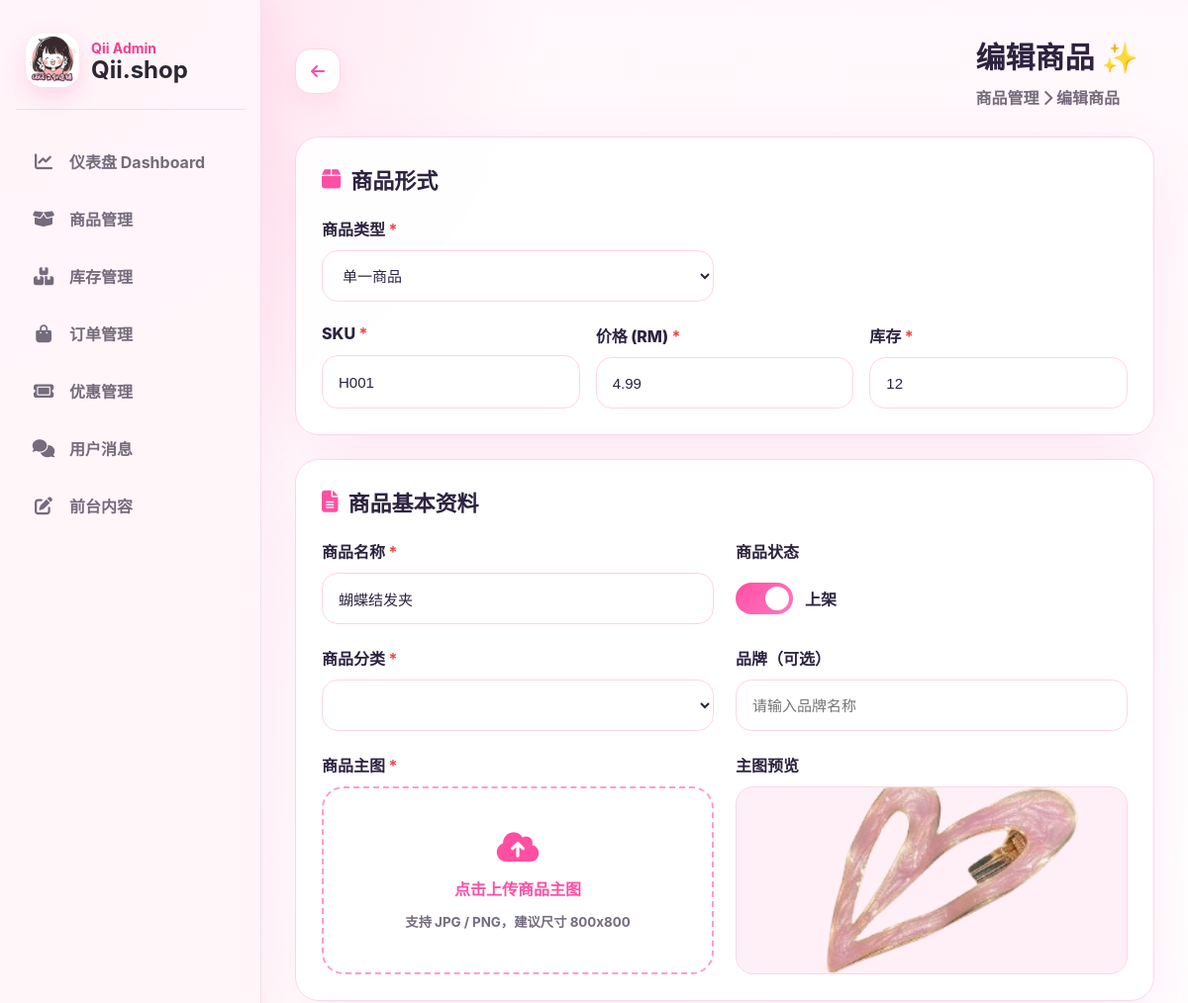
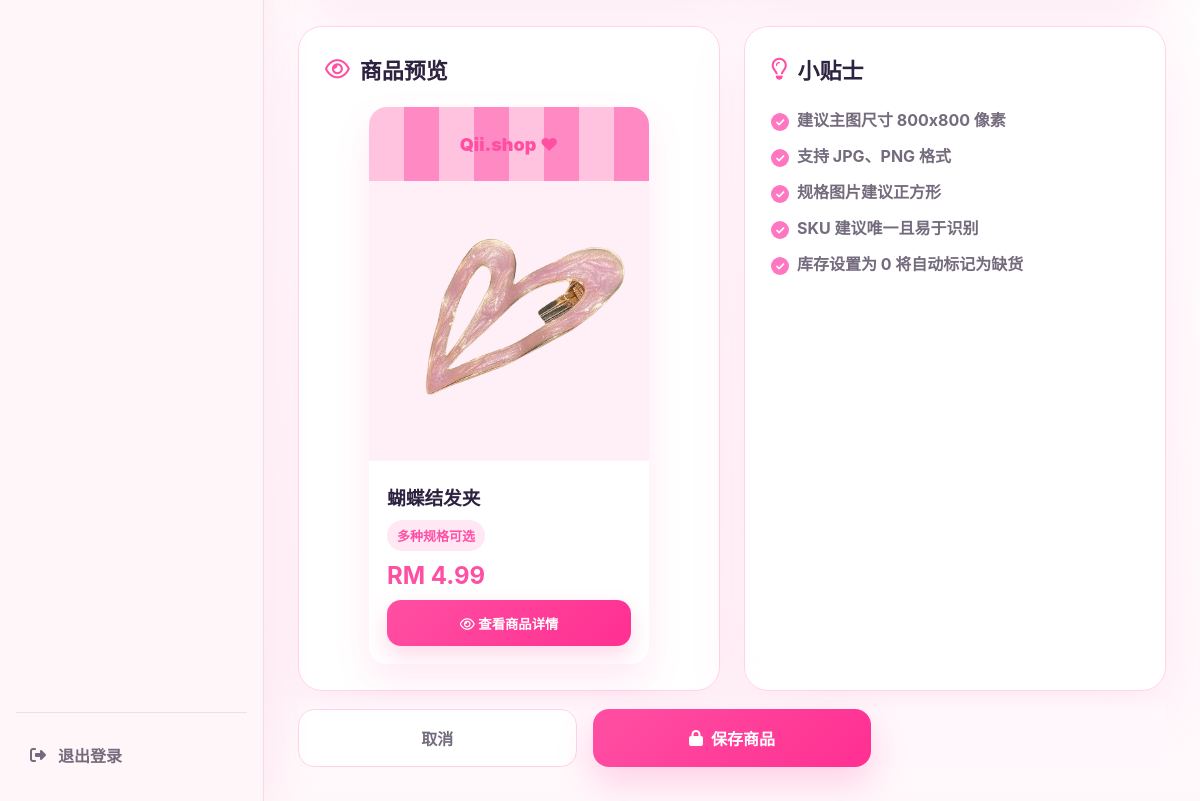
Page /a9sd8f7sd9f_admin/product_editor.php?id=5 (signed in) on the committed database (2 pictures, top to bottom).
### tables this page shows
CREATE TABLE IF NOT EXISTS products (
  id INT AUTO_INCREMENT PRIMARY KEY,
  sku VARCHAR(100) NULL,
  name VARCHAR(255) NOT NULL,
  price DECIMAL(10,2) NOT NULL DEFAULT 0.00,
  stock INT NOT NULL DEFAULT 0,
  warning_level INT NOT NULL DEFAULT 5,
  category VARCHAR(80) NOT NULL DEFAULT 'phone',
  image_url VARCHAR(255) NULL,
  has_variant TINYINT(1) NOT NULL DEFAULT 0,
  sort_order INT NOT NULL DEFAULT 0,
  created_at DATETIME NOT NULL DEFAULT CURRENT_TIMESTAMP,
  updated_at DATETIME NULL DEFAULT NULL ON UPDATE CURRENT_TIMESTAMP,
  KEY idx_products_category (category),
  KEY idx_products_sku (sku)
);

### a9sd8f7sd9f_admin/product_editor.php (the view, shortened to what this page needs)
<?php
require_once __DIR__ . '/config.php';
$categoryRows = qii_categories($pdo);
$categories = array_map(fn($row) => $row['name'], $categoryRows);
function qii_text($text) {
    $text = (string)$text;
    if ($text === '') return '';
    return $text;
}
function asset_url(?string $path): string {
    $path = trim((string)$path);
    return '../' . ltrim($path, '/');
}
$id = (int)($_GET['id'] ?? 0);
$product = [
    'id' => 0,
    'sku' => '',
    'name' => '',
    'price' => '0.00',
    'stock' => 0,
    'warning_level' => 5,
    'category' => 'phone',
    'brand' => '',
    'status' => 'active',
    'image_url' => '',
];
$variants = [];
if ($id > 0) {
    $stmt = $pdo->prepare("SELECT * FROM products WHERE id=? LIMIT 1");
    $stmt->execute([$id]);
    $found = $stmt->fetch(PDO::FETCH_ASSOC);
    if ($found) $product = array_merge($product, $found);
    $stmt = $pdo->prepare("
        SELECT v.*
        FROM product_variants v
        INNER JOIN product_groups g ON g.id = v.group_id
        WHERE g.product_id=?
        ORDER BY v.sort_order ASC, v.id ASC
    ");
    $stmt->execute([$id]);
    $variants = $stmt->fetchAll(PDO::FETCH_ASSOC);
}
if (!$variants) {
    $variants = [[
        'id' => 0,
        'variant_name' => '',
        'sku' => $product['sku'] ? $product['sku'] . '-01' : '',
        'price' => $product['price'] ?? '0.00',
        'stock' => $product['stock'] ?? 0,
        'image_url' => '',
    ]];
}
$initialProductType = ((int)($product['has_variant'] ?? 0) === 1 || ($id > 0 && count($variants) > 1)) ? 'variant' : 'single';
$isEdit = (int)$product['id'] > 0;
$selectedProductType = ($_POST['product_type'] ?? $initialProductType) === 'variant' ? 'variant' : 'single';
?>
<!DOCTYPE html>
<html lang="zh-CN">
<head>
  <link rel="stylesheet" href="https://cdnjs.cloudflare.com/ajax/libs/font-awesome/6.5.0/css/all.min.css">
  <link rel="stylesheet" href="css/product_admin.css?v=20260604">
</head>
<body>
<?php include 'includes/admin_header.php'; ?>
<main class="main product-editor-page">
  <header class="editor-topbar">
    <a href="product.php" class="back-link"><i class="fa-solid fa-arrow-left"></i></a>
    <div>
      <h1><?= $isEdit ? '编辑商品' : '新增商品' ?> ✨</h1>
      <p>商品管理 <i class="fa-solid fa-chevron-right"></i> <?= $isEdit ? '编辑商品' : '新增商品' ?></p>
    </div>
  </header>
  <form method="post" enctype="multipart/form-data" id="productEditorForm" data-product-form data-product-type-value="<?= htmlspecialchars($selectedProductType) ?>">
    <section class="editor-card product-type-card">
      <h2><i class="fa-solid fa-box"></i> 商品形式</h2>
      <div class="form-grid">
        <label class="field">
          <span>商品类型 <b>*</b></span>
          <select name="product_type" data-product-type>
            <option value="single" <?= $selectedProductType === 'single' ? 'selected' : '' ?>>单一商品</option>
          </select>
        </label>
        <div class="single-product-fields" data-single-fields>
          <label class="field">
            <span>SKU <b>*</b></span>
            <input data-preview-variant name="single_sku" value="<?= htmlspecialchars($_POST['single_sku'] ?? ($product['sku'] ?? '')) ?>" placeholder="例如 A001">
          </label>
          <label class="field">
            <span>价格 (RM) <b>*</b></span>
            <input data-preview-price name="single_price" type="number" step="0.01" value="<?= htmlspecialchars($_POST['single_price'] ?? ($product['price'] ?? '0.00')) ?>" placeholder="0.00">
          </label>
          <label class="field">
            <span>库存 <b>*</b></span>
            <input name="single_stock" type="number" value="<?= htmlspecialchars($_POST['single_stock'] ?? ($product['stock'] ?? 0)) ?>" placeholder="0">
          </label>
        </div>
      </div>
    </section>
    <div class="editor-layout">
      <div class="editor-main">
        <section class="editor-card">
          <h2><i class="fa-solid fa-file-lines"></i> 商品基本资料</h2>
          <div class="form-grid">
            <label class="field wide">
              <span>商品名称 <b>*</b></span>
              <input data-preview-name name="name" value="<?= htmlspecialchars(qii_text($product['name'] ?? '')) ?>" placeholder="请输入商品名称" required>
            </label>
            <label class="field">
              <span>商品状态</span>
              <span class="switch-line"><input type="checkbox" name="status" <?= ($product['status'] ?? 'active') === 'active' ? 'checked' : '' ?>><i></i> 上架</span>
            </label>
            <label class="field">
              <span>商品分类 <b>*</b></span>
              <select data-preview-category name="category" required>
              </select>
            </label>
            <label class="field">
              <span>品牌（可选）</span>
              <input name="brand" value="<?= htmlspecialchars($product['brand'] ?? '') ?>" placeholder="请输入品牌名称">
            </label>
            <label class="upload-field wide">
              <span>商品主图 <b>*</b></span>
              <div class="upload-box">
                <i class="fa-solid fa-cloud-arrow-up"></i>
                <strong>点击上传商品主图</strong>
                <small>支持 JPG / PNG，建议尺寸 800x800</small>
              </div>
            </label>
            <div class="image-preview-panel">
              <span>主图预览</span>
              <img id="mainPreview" src="<?= htmlspecialchars(asset_url($product['image_url'] ?? '')) ?>" alt="主图预览">
            </div>
          </div>
        </section>
      </div>
      <aside class="editor-side">
        <section class="preview-card">
          <h2><i class="fa-regular fa-eye"></i> 商品预览</h2>
          <div class="shop-preview">
            <div class="shop-awning">Qii.shop ❤</div>
            <img id="cardPreviewImg" src="<?= htmlspecialchars(asset_url($product['image_url'] ?? '')) ?>" alt="">
            <div class="shop-preview-body">
              <h3 id="cardPreviewName"><?= htmlspecialchars(qii_text($product['name'] ?: '商品名称将显示在这里')) ?></h3>
              <span id="cardPreviewTag"><?= htmlspecialchars($categories[$product['category']] ?? '多种规格可选') ?></span>
              <strong id="cardPreviewPrice">RM <?= number_format((float)($variants[0]['price'] ?? $product['price'] ?? 0), 2) ?></strong>
              <button type="button"><i class="fa-regular fa-eye"></i> 查看商品详情</button>
            </div>
          </div>
        </section>
        <section class="tip-card">
          <h2><i class="fa-regular fa-lightbulb"></i> 小贴士</h2>
          <ul>
            <li>建议主图尺寸 800x800 像素</li>
            <li>支持 JPG、PNG 格式</li>
            <li>规格图片建议正方形</li>
            <li>SKU 建议唯一且易于识别</li>
            <li>库存设置为 0 将自动标记为缺货</li>
          </ul>
        </section>
      </aside>
    </div>
    <div class="editor-actions">
      <a href="product.php" class="cancel-action">取消</a>
      <button type="submit" class="save-action"><i class="fa-solid fa-lock"></i> 保存商品</button>
    </div>
  </form>
</main>
</body>
</html>

### a9sd8f7sd9f_admin/includes/admin_layout.css (style rules this page uses)
:root { --pink: #f43f8f; --pink-strong: #ec2f83; --pink-soft: #fff0f7; --pink-tint: #ffe3ef; --ink: #2b2633; --muted: #746b7d; --line: #f4dce8; --panel: rgba(255, 255, 255, 0.92); --shadow: 0 16px 42px rgba(244, 63, 143, 0.12); }
* { box-sizing: border-box; }
body { margin: 0; font-family: "Inter", "Microsoft YaHei", "PingFang SC", Arial, sans-serif; background: radial-gradient(circle at top left, rgba(255, 213, 230, 0.85), transparent 34rem), linear-gradient(180deg, #fff7fb 0%, #fff 48%, #fff8fb 100%); color: var(--ink); }
.main, .main-content { margin-left: 264px; padding: 34px; }
button, .button, .btn-update, .btn-view, .btn-delete { border: 0; border-radius: 14px; background: var(--pink); color: #fff; font-weight: 700; cursor: pointer; box-shadow: 0 10px 22px rgba(244, 63, 143, 0.2); }
input, select, textarea { border: 1px solid var(--line); border-radius: 12px; background: #fff; color: var(--ink); }

### a9sd8f7sd9f_admin/product_editor.php (style rules this page uses)
.product-type-card { margin-bottom: 24px; }
.single-product-fields { grid-column: 1 / -1; display: grid; grid-template-columns: repeat(3, minmax(0, 1fr)); gap: 16px; }

### rows in the picture
products: product_type "单一商品", single_sku "H001", single_price "4.99", single_stock "12", name "蝴蝶结发夹", image_url (picture)

### other values in the picture
$item['label'] "仪表盘 Dashboard"
$item['label'] "商品管理"
$item['label'] "库存管理"
$item['label'] "订单管理"
$item['label'] "优惠管理"
$item['label'] "用户消息"
